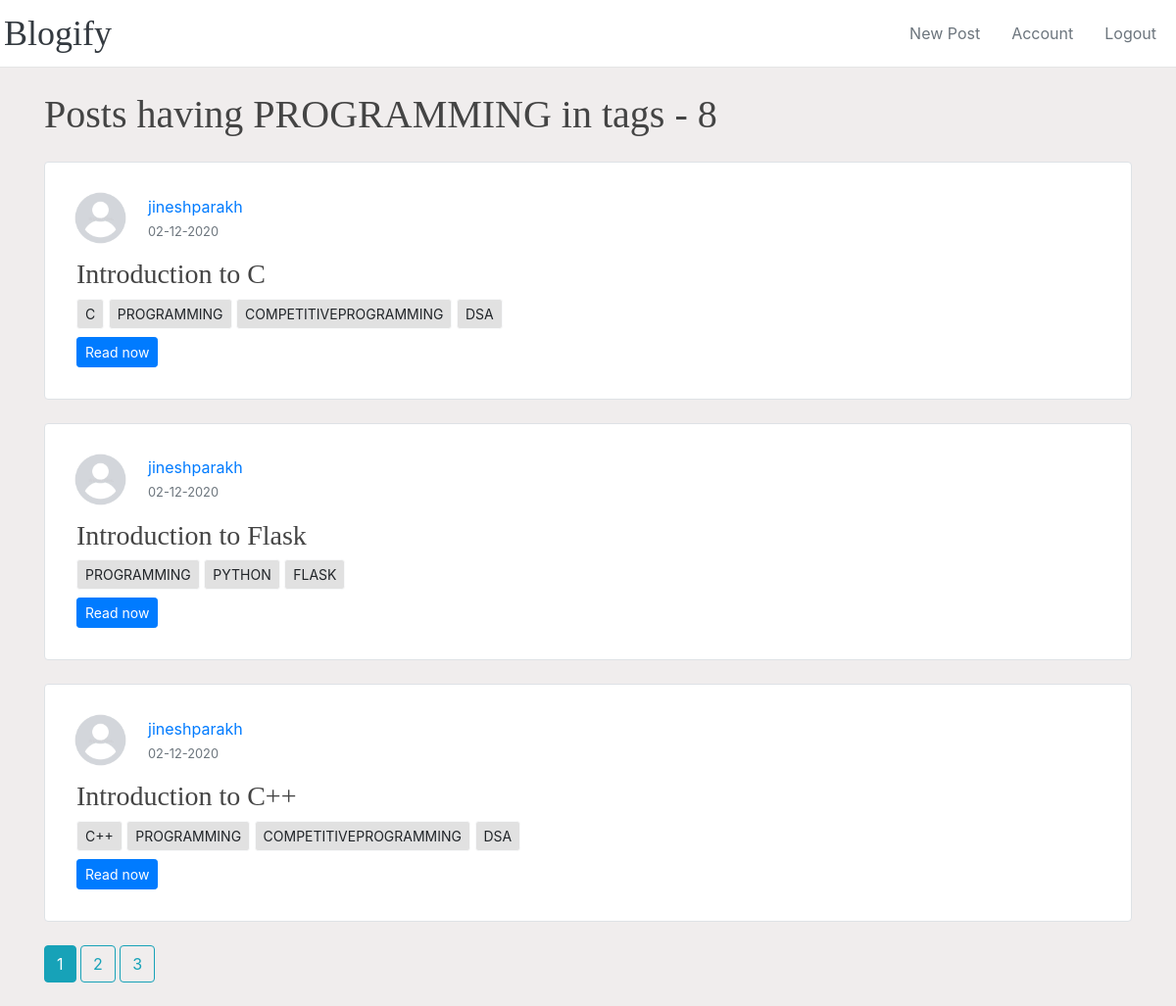
Page /tags/PROGRAMMING (signed in) on the committed database.
### app/models.py (models this page shows, shortened)
class Tag(db.Model):
    id=db.Column(db.Integer, primary_key=True)
    value=db.Column(db.String(100), nullable=False, unique=True)
    posts = db.relationship('Post', secondary='post_tag', lazy='dynamic', back_populates='tags')

class Post(db.Model):
    id=db.Column(db.Integer, primary_key=True)
    title=db.Column(db.String(100), nullable=False)
    created_at=db.Column(db.DateTime, nullable=False, default=datetime.utcnow)
    updated_at=db.Column(db.DateTime, nullable=False, default=datetime.utcnow)
    content=db.Column(db.Text, nullable=False)
    user_id=db.Column(db.Integer, db.ForeignKey('user.id'), nullable=False)
    tags = db.relationship('Tag', secondary='post_tag', lazy='dynamic', back_populates='posts')

class User(db.Model, UserMixin):
    id=db.Column(db.Integer, primary_key=True)
    username=db.Column(db.String(20), unique=True,nullable=False)
    email=db.Column(db.String(120), unique=True,nullable=False)
    image_file=db.Column(db.String(20), nullable=False,default='default.jpeg')
    password=db.Column(db.String(60), nullable=False)
    posts=db.relationship('Post', backref='author', lazy=True)

### app/tags/routes.py (the view)
@tags.route('/tags/<string:selectedTag>')
@login_required
def searchPostsViaTag(selectedTag):
    tagId=Tag.query.filter_by(value=selectedTag).first_or_404().id
    print(tagId)
    allPostsWithGivenTag=PostTag.query.filter_by(tag_id=tagId).all()
    postIds=[post.post_id for post in allPostsWithGivenTag]
    print(postIds)
    page=request.args.get('page', default=1, type=int)
    posts=Post.query.filter(Post.id.in_(postIds)).order_by(Post.created_at.desc()).paginate(page=page, per_page=3)
    print(posts)
    print(allPostsWithGivenTag)
    return render_template('tagged_posts.html', posts=posts, tag=selectedTag)
    print(selectedTag)
    return '<h1>selectedTag</h1>'

### app/models.py (called while the page is built)
@login_manager.user_loader
def load_user(user_id):
    return User.query.get(int(user_id))

### app/templates/tagged_posts.html (shortened to what this page needs)
{%extends 'layout.html'%}  {%block body%}
<h1 class="my-4">Posts having {{tag}} in tags - {{posts.total}}</h1>
{% for post in posts.items%}
  <div class="row no-gutters border rounded overflow-hidden flex-md-row mb-4 h-md-200 position-relative bg-white">
      <div class="col p-4 d-flex flex-column position-static">
        <div class="d-flex align-items-center">
          <img
            src="{{url_for('static',filename='profile_pics/'+post.author.image_file)}}"
            alt=""
            class="rounded-circle article-img"
          />
          <div class="media-body">
        		<div class="article-metadata">
        			<a
        				class="mr-2 d-block"
        				href="{{url_for('users.user_posts',post_id=post.id, username=post.author.username)}}"
        				>{{ post.author.username }}</a
        			>
        			<small class="text-muted" href="#"
        				>{{ post.created_at.strftime('%d-%m-%Y') }}</small
        			>
            </div>
          </div>
        </div>
        <div class="p-2">
          <h3>{{ post.title }}</h3>
          <div class="my-2">
            {%if post.tags %}
              {% for tag in post.tags %}
                <a href="{{url_for('tags.searchPostsViaTag',selectedTag=tag.value)}}" class="btn btn-light btn-sm">{{tag.value}}</a>
              {%endfor%}
            {%endif%}
          </div>
          <a href="{{url_for('posts.post', post_id=post.id)}}" class="btn btn-primary btn-sm">Read now</a>
        </div>
      </div>
    </div>
{%endfor%} {% for page_num in posts.iter_pages(left_edge=1, right_edge=1,
left_current=1, right_current=2)%} {%if page_num%} {%if posts.page==page_num%}
<a
	href="{{url_for('tags.searchPostsViaTag',selectedTag=tag,page=page_num)}}"
	class="btn btn-info mb-4 aria-pressed='true'"
	>{{page_num}}</a
>
{%else%}
<a
	href="{{url_for('tags.searchPostsViaTag',selectedTag=tag,page=page_num)}}"
	class="btn btn-outline-info mb-4"
	>{{page_num}}</a
>
{%endif%} {%else%} ... {%endif%} {%endfor%} {%endblock%}

### app/static/css/main.css (style rules this page uses)
body { overflow-x: hidden; }
.article-img { height: 65px; width: 65px; margin-right: 16px; }
h1, h2, h3, h4, h5, h6 { color: #444444; font-family: 'Playfair Display', Georgia, 'Times New Roman', serif; }
.btn-light { background-color: #e1e1e1; }

### rows in the picture
Tag: value "PROGRAMMING"
Post: image_file (placeholder picture), author.username "jineshparakh", created_at "02-12-2020", title "Introduction to C"
Tag: value "C"
Tag: value "COMPETITIVEPROGRAMMING"
Tag: value "DSA"
Post: image_file (placeholder picture), author.username "jineshparakh", created_at "02-12-2020", title "Introduction to Flask"
Tag: value "PYTHON"
Tag: value "FLASK"
Post: image_file (placeholder picture), author.username "jineshparakh", created_at "02-12-2020", title "Introduction to C++"
Tag: value "C++"

### other values in the picture
{{ posts.total }} "8"
{{ page_num }} "1"
{{ page_num }} "2" "3"
